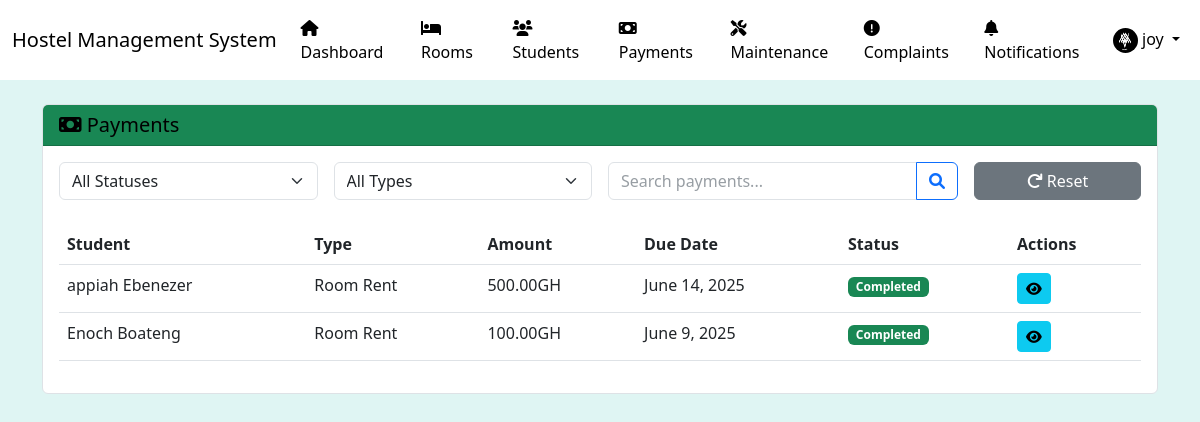
The app's page /payments/ (signed in) with its own data.
### users/models.py (models this page shows, shortened)
class User(AbstractUser):
    USER_TYPE_CHOICES = (
        ('admin', 'Administrator'),
        ('staff', 'Staff'),
        ('student', 'Student'),
        ('parent', 'Parent/Guardian'),
    )
    THEME_CHOICES = (
        ('light', 'Light'),
        ('dark', 'Dark'),
    )
    user_type = models.CharField(max_length=20, choices=USER_TYPE_CHOICES, default='student')
    phone_number = models.CharField(max_length=15, blank=True)
    address = models.TextField(blank=True)
    profile_picture = models.ImageField(upload_to='profile_pics/', blank=True, null=True)
    date_of_birth = models.DateField(null=True, blank=True)
    emergency_contact = models.CharField(max_length=15, blank=True)
    theme_preference = models.CharField(max_length=10, choices=THEME_CHOICES, default='light')
    created_at = models.DateTimeField(auto_now_add=True)
    updated_at = models.DateTimeField(auto_now=True)
    class Meta:
        verbose_name = 'User'
        verbose_name_plural = 'Users'
    def is_admin(self):
        return self.user_type == 'admin'

### core/models.py (models this page shows, shortened)
class Payment(models.Model):
    PAYMENT_TYPE_CHOICES = (
        ('rent', 'Room Rent'),
        ('deposit', 'Security Deposit'),
        ('maintenance', 'Maintenance Fee'),
        ('utility', 'Utility Bill'),
        ('other', 'Other Charges'),
    )
    PAYMENT_STATUS_CHOICES = (
        ('pending', 'Pending'),
        ('completed', 'Completed'),
        ('failed', 'Failed'),
        ('refunded', 'Refunded'),
    )
    student = models.ForeignKey(User, on_delete=models.CASCADE, related_name='payments')
    room_allocation = models.ForeignKey(RoomAllocation, on_delete=models.SET_NULL, null=True, related_name='payments')
    payment_type = models.CharField(max_length=20, choices=PAYMENT_TYPE_CHOICES)
    amount = models.DecimalField(max_digits=10, decimal_places=2)
    status = models.CharField(max_length=20, choices=PAYMENT_STATUS_CHOICES, default='pending')
    due_date = models.DateField()
    payment_date = models.DateTimeField(null=True, blank=True)
    transaction_id = models.CharField(max_length=100, blank=True)
    payment_method = models.CharField(max_length=50, blank=True)
    remarks = models.TextField(blank=True)
    created_at = models.DateTimeField(auto_now_add=True)
    updated_at = models.DateTimeField(auto_now=True)
    class Meta:
        verbose_name = 'Payment'
        verbose_name_plural = 'Payments'
        ordering = ['-due_date', 'status']

### users/decorators.py (the view)
    def wrapper(request, *args, **kwargs):
        if request.user.is_authenticated and request.user.is_admin():
            return view_func(request, *args, **kwargs)
        messages.error(request, 'Access denied. Admin privileges required.')
        return redirect('login')

### core/templatetags/notification_tags.py (called while the page is built)
@register.simple_tag
def get_unread_notifications_count(user):
    return Notification.objects.filter(recipients=user).exclude(read_by=user).count()

### core/views.py (called while the page is built, shortened)
@login_required
@admin_required
def payment_list(request):
    status = request.GET.get('status', '')
    payment_type = request.GET.get('type', '')
    search_query = request.GET.get('search', '')
    payments = Payment.objects.all().order_by('-due_date')
    if status:
        payments = payments.filter(status=status)
    if payment_type:
        payments = payments.filter(payment_type=payment_type)
    paginator = Paginator(payments, 10)  # Show 10 payments per page
    page_number = request.GET.get('page')
    page_obj = paginator.get_page(page_number)
    context = {
        'page_obj': page_obj,
        'status_choices': Payment.PAYMENT_STATUS_CHOICES,
        'type_choices': Payment.PAYMENT_TYPE_CHOICES,
        'selected_status': status,
        'selected_type': payment_type,
        'search_query': search_query,
    }
    return render(request, 'core/payment_list.html', context)

### templates/core/payment_list.html (shortened to what this page needs)
{% extends 'base.html' %}
{% load static %}
{% block content %}
<div class="card">
    <div class="card-header bg-success">
        <h5 class="mb-0"><i class="fas fa-money-bill"></i> Payments</h5>
    </div>
    <div class="card-body">
        <form method="get" class="mb-4">
            <div class="row g-3">
                <div class="col-md-3">
                    <select name="status" class="form-select" onchange="this.form.submit()">
                        <option value="">All Statuses</option>
                    </select>
                </div>
                <div class="col-md-3">
                    <select name="type" class="form-select" onchange="this.form.submit()">
                        <option value="">All Types</option>
                    </select>
                </div>
                <div class="col-md-4">
                    <div class="input-group">
                        <input type="text" name="search" class="form-control" placeholder="Search payments..." value="{{ search_query }}">
                        <button class="btn btn-outline-primary" type="submit">
                            <i class="fas fa-search"></i>
                        </button>
                    </div>
                </div>
                <div class="col-md-2">
                    <a href="{% url 'payment_list' %}" class="btn btn-secondary w-100">
                        <i class="fas fa-redo"></i> Reset
                    </a>
                </div>
            </div>
        </form>
        <div class="table-responsive">
            <table class="table table-hover">
                <thead>
                    <tr>
                        <th>Student</th>
                        <th>Type</th>
                        <th>Amount</th>
                        <th>Due Date</th>
                        <th>Status</th>
                        <th>Actions</th>
                    </tr>
                </thead>
                <tbody>
                    {% for payment in page_obj %}
                    <tr>
                        <td>{{ payment.student.get_full_name }}</td>
                        <td>{{ payment.get_payment_type_display }}</td>
                        <td>{{ payment.amount }}GH</td>
                        <td>{{ payment.due_date }}</td>
                        <td>
                            <span class="badge {% if payment.status == 'completed' %}bg-success
                                           {% elif payment.status == 'pending' %}bg-warning
                                           {% elif payment.status == 'failed' %}bg-danger
                                           {% else %}bg-secondary{% endif %}">
                                {{ payment.get_status_display }}
                            </span>
                        </td>
                        <td>
                            <a href="#" class="btn btn-sm btn-info" title="View Details">
                                <i class="fas fa-eye"></i>
                            </a>
                        </td>
                    </tr>
                    {% empty %}
                    <tr>
                        <td colspan="6" class="text-center">No payments found.</td>
                    </tr>
                    {% endfor %}
                </tbody>
            </table>
        </div>
    </div>
</div>
{% endblock %}

### templates/base.html (shortened to what this page needs)
<!DOCTYPE html>
<html lang="en" data-theme="{{ user.theme_preference|default:'light' }}">
<head>
    <link href="https://cdn.jsdelivr.net/npm/bootstrap@5.3.0/dist/css/bootstrap.min.css" rel="stylesheet">
    <link href="https://cdnjs.cloudflare.com/ajax/libs/font-awesome/6.0.0/css/all.min.css" rel="stylesheet">
</head>
<body>
    {% if user.is_authenticated %}
    <nav class="navbar navbar-expand-lg navbar-light navbar-custom">
        <div class="container-fluid">
            <a class="navbar-brand" href="{% url 'dashboard' %}">Hostel Management System</a>
            <div class="collapse navbar-collapse" id="navbarNav">
                <ul class="navbar-nav me-auto">
                    {% if user.is_admin %}
                    <li class="nav-item">
                        <a class="nav-link" href="{% url 'dashboard' %}"><i class="fas fa-home"></i> Dashboard</a>
                    </li>
                    {% endif %}
                    <li class="nav-item">
                        <a class="nav-link" href="{% url 'room_list' %}"><i class="fas fa-bed"></i> Rooms</a>
                    </li>
                    <li class="nav-item">
                        <a class="nav-link" href="{% url 'student_list' %}"><i class="fas fa-users"></i> Students</a>
                    </li>
                    {% if user.is_admin %}
                    <li class="nav-item">
                        <a class="nav-link" href="{% url 'payment_list' %}"><i class="fas fa-money-bill"></i> Payments</a>
                    </li>
                    {% endif %}
                    <li class="nav-item">
                        <a class="nav-link" href="{% url 'maintenance_list' %}"><i class="fas fa-tools"></i> Maintenance</a>
                    </li>
                    <li class="nav-item">
                        <a class="nav-link" href="{% url 'complaint_list' %}"><i class="fas fa-exclamation-circle"></i> Complaints</a>
                    </li>
                    <li class="nav-item">
                        <a class="nav-link" href="{% url 'notification_list' %}">
                            <i class="fas fa-bell"></i> Notifications
                            {% load notification_tags %}
                            {% get_unread_notifications_count request.user as unread_count %}
                        </a>
                    </li>
                </ul>
                <ul class="navbar-nav">
                    <li class="nav-item dropdown">
                        <a class="nav-link dropdown-toggle" href="#" id="navbarDropdown" role="button" data-bs-toggle="dropdown">
                            {% if user.profile_picture %}
                                <img src="{{ user.profile_picture.url }}" alt="{{ user.username }}" class="rounded-circle" width="25" height="25">
                            {% else %}
                                <i class="fas fa-user"></i>
                            {% endif %}
                            {{ user.username }}
                        </a>
                    </li>
                </ul>
            </div>
        </div>
    </nav>
    {% endif %}
    <div class="container mt-4">
        {% block content %}{% endblock %}
    </div>
</body>
</html>

### templates/base.html (style rules this page uses)
:root[data-theme="light"] { --bg-color: #dff5f3; --text-color: #000000; --navbar-bg: #ffffff; --card-bg: #ffffff; --border-color: #dee2e6; --nav-text-color: #000000; --link-color: #000000; --link-hover-color: #333333; --input-bg: #ffffff; --input-text: #000000; --input-placeholder: #6c757d; }
body { background: var(--bg-color); color: var(--text-color); }
.navbar-custom { background-color: var(--navbar-bg) !important; position: relative; z-index: 1030; }
.navbar-custom .navbar-brand, .navbar-custom .nav-link, .navbar-custom .navbar-text { color: var(--nav-text-color) !important; }
.card { background-color: var(--card-bg); border-color: var(--border-color); color: var(--text-color); }
.form-control { background-color: var(--input-bg) !important; color: var(--input-text) !important; border-color: var(--border-color) !important; }
.form-control::placeholder { color: var(--input-placeholder) !important; opacity: 0.7 !important; }

### records on screen
User: profile_picture (picture), username "joy"
Payment: student.get_full_name "appiah Ebenezer", payment_type "Room Rent", amount "500.00", due_date "June 14, 2025", status "Completed"
Payment: student.get_full_name "Enoch Boateng", payment_type "Room Rent", amount "100.00", due_date "June 9, 2025", status "Completed"
